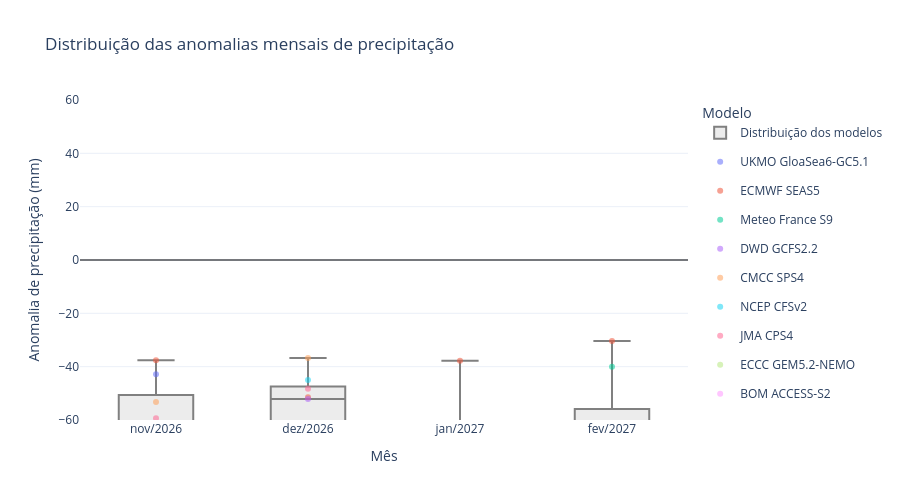

The cell this chart's notebook holds for it:
### Code cell
rainfall.plot_rainfall_anomaly_boxplot(
    unit="mm",
    show_median=False,
    height=500,
    yaxis_range=(-60, 60),
).show()

### Figure 1 — Plotly figure (JSON) as saved in the notebook; plotly's stock layout.template omitted (floating-point values rounded to 4 significant figures)
{"data": [{"boxpoints": false, "fillcolor": "rgba(128,128,128,0.15)", "hovertemplate": "Anomalia: %{y:.1f} mm<extra>Distribuição dos modelos</extra>", "legendgroup": "distribution", "line": {"color": "gray"}, "name": "Distribuição dos modelos", "showlegend": true, "type": "box", "x": ["nov/2026", "nov/2026", "nov/2026", "nov/2026", "nov/2026", "nov/2026", "nov/2026", "nov/2026", "nov/2026"], "y": [-42.81, -37.62, -64.23, -77.27, -53.24, -76.44, -59.34, -80.2, -74.09]}, {"boxpoints": false, "fillcolor": "rgba(128,128,128,0.15)", "hovertemplate": "Anomalia: %{y:.1f} mm<extra>Distribuição dos modelos</extra>", "legendgroup": "distribution", "line": {"color": "gray"}, "name": "Distribuição dos modelos", "showlegend": false, "type": "box", "x": ["dez/2026", "dez/2026", "dez/2026", "dez/2026", "dez/2026", "dez/2026", "dez/2026", "dez/2026", "dez/2026"], "y": [-71.83, -51.46, -76.27, -52.13, -36.75, -45.02, -48.3, -81.92, -77.49]}, {"boxpoints": false, "fillcolor": "rgba(128,128,128,0.15)", "hovertemplate": "Anomalia: %{y:.1f} mm<extra>Distribuição dos modelos</extra>", "legendgroup": "distribution", "line": {"color": "gray"}, "name": "Distribuição dos modelos", "showlegend": false, "type": "box", "x": ["jan/2027", "jan/2027", "jan/2027", "jan/2027", "jan/2027", "jan/2027", "jan/2027", "jan/2027", "jan/2027"], "y": [-94.98, -37.78, -61.9, -98.05, -63.45, -92.75, -63.02, -87.25, -95.21]}, {"boxpoints": false, "fillcolor": "rgba(128,128,128,0.15)", "hovertemplate": "Anomalia: %{y:.1f} mm<extra>Distribuição dos modelos</extra>", "legendgroup": "distribution", "line": {"color": "gray"}, "name": "Distribuição dos modelos", "showlegend": false, "type": "box", "x": ["fev/2027", "fev/2027", "fev/2027", "fev/2027", "fev/2027", "fev/2027", "fev/2027", "fev/2027", "fev/2027"], "y": [-90.17, -30.37, -40.02, -109.5, -61.14, -92.0, -69.92, -66.33, -98.05]}, {"hovertemplate": "Mês: %{x}<br>Anomalia: %{y:.1f} mm<extra>%{fullData.name}</extra>", "marker": {"color": "#636EFA", "opacity": 0.55, "size": 6}, "mode": "markers", "name": "UKMO GloaSea6-GC5.1", "type": "scatter", "x": ["nov/2026", "dez/2026", "jan/2027", "fev/2027"], "y": [-42.81, -71.83, -94.98, -90.17]}, {"hovertemplate": "Mês: %{x}<br>Anomalia: %{y:.1f} mm<extra>%{fullData.name}</extra>", "marker": {"color": "#EF553B", "opacity": 0.55, "size": 6}, "mode": "markers", "name": "ECMWF SEAS5", "type": "scatter", "x": ["nov/2026", "dez/2026", "jan/2027", "fev/2027"], "y": [-37.62, -51.46, -37.78, -30.37]}, {"hovertemplate": "Mês: %{x}<br>Anomalia: %{y:.1f} mm<extra>%{fullData.name}</extra>", "marker": {"color": "#00CC96", "opacity": 0.55, "size": 6}, "mode": "markers", "name": "Meteo France S9", "type": "scatter", "x": ["nov/2026", "dez/2026", "jan/2027", "fev/2027"], "y": [-64.23, -76.27, -61.9, -40.02]}, {"hovertemplate": "Mês: %{x}<br>Anomalia: %{y:.1f} mm<extra>%{fullData.name}</extra>", "marker": {"color": "#AB63FA", "opacity": 0.55, "size": 6}, "mode": "markers", "name": "DWD GCFS2.2", "type": "scatter", "x": ["nov/2026", "dez/2026", "jan/2027", "fev/2027"], "y": [-77.27, -52.13, -98.05, -109.5]}, {"hovertemplate": "Mês: %{x}<br>Anomalia: %{y:.1f} mm<extra>%{fullData.name}</extra>", "marker": {"color": "#FFA15A", "opacity": 0.55, "size": 6}, "mode": "markers", "name": "CMCC SPS4", "type": "scatter", "x": ["nov/2026", "dez/2026", "jan/2027", "fev/2027"], "y": [-53.24, -36.75, -63.45, -61.14]}, {"hovertemplate": "Mês: %{x}<br>Anomalia: %{y:.1f} mm<extra>%{fullData.name}</extra>", "marker": {"color": "#19D3F3", "opacity": 0.55, "size": 6}, "mode": "markers", "name": "NCEP CFSv2", "type": "scatter", "x": ["nov/2026", "dez/2026", "jan/2027", "fev/2027"], "y": [-76.44, -45.02, -92.75, -92.0]}, {"hovertemplate": "Mês: %{x}<br>Anomalia: %{y:.1f} mm<extra>%{fullData.name}</extra>", "marker": {"color": "#FF6692", "opacity": 0.55, "size": 6}, "mode": "markers", "name": "JMA CPS4", "type": "scatter", "x": ["nov/2026", "dez/2026", "jan/2027", "fev/2027"], "y": [-59.34, -48.3, -63.02, -69.92]}, {"hovertemplate": "Mês: %{x}<br>Anomalia: %{y:.1f} mm<extra>%{fullData.name}</extra>", "marker": {"color": "#B6E880", "opacity": 0.55, "size": 6}, "mode": "markers", "name": "ECCC GEM5.2-NEMO", "type": "scatter", "x": ["nov/2026", "dez/2026", "jan/2027", "fev/2027"], "y": [-80.2, -81.92, -87.25, -66.33]}, {"hovertemplate": "Mês: %{x}<br>Anomalia: %{y:.1f} mm<extra>%{fullData.name}</extra>", "marker": {"color": "#FF97FF", "opacity": 0.55, "size": 6}, "mode": "markers", "name": "BOM ACCESS-S2", "type": "scatter", "x": ["nov/2026", "dez/2026", "jan/2027", "fev/2027"], "y": [-74.09, -77.49, -95.21, -98.05]}], "layout": {"height": 500, "hovermode": "x unified", "legend": {"title": {"text": "Modelo"}}, "separators": ",.", "shapes": [{"line": {"color": "black", "width": 1}, "type": "line", "x0": 0, "x1": 1, "xref": "x domain", "y0": 0, "y1": 0, "yref": "y"}], "title": {"text": "Distribuição das anomalias mensais de precipitação"}, "xaxis": {"title": {"text": "Mês"}}, "yaxis": {"range": [-60, 60], "title": {"text": "Anomalia de precipitação (mm)"}}}}
